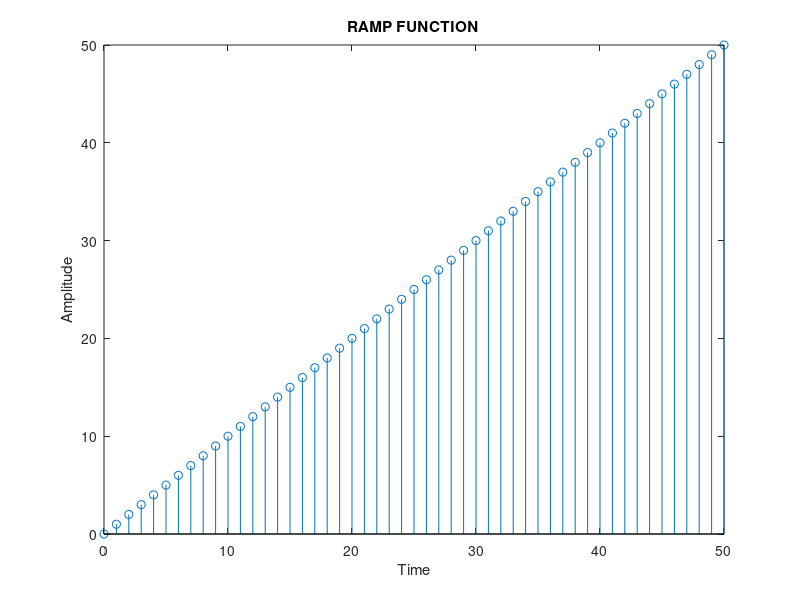

The MATLAB script that drew this image:
%% Experiment 4

%% Digital Ramp Signal
% X(n) = n


clear all
close all
x = 0:1:50;


stem(x,x),xlabel('Time'),ylabel('Amplitude'),title('RAMP FUNCTION')
